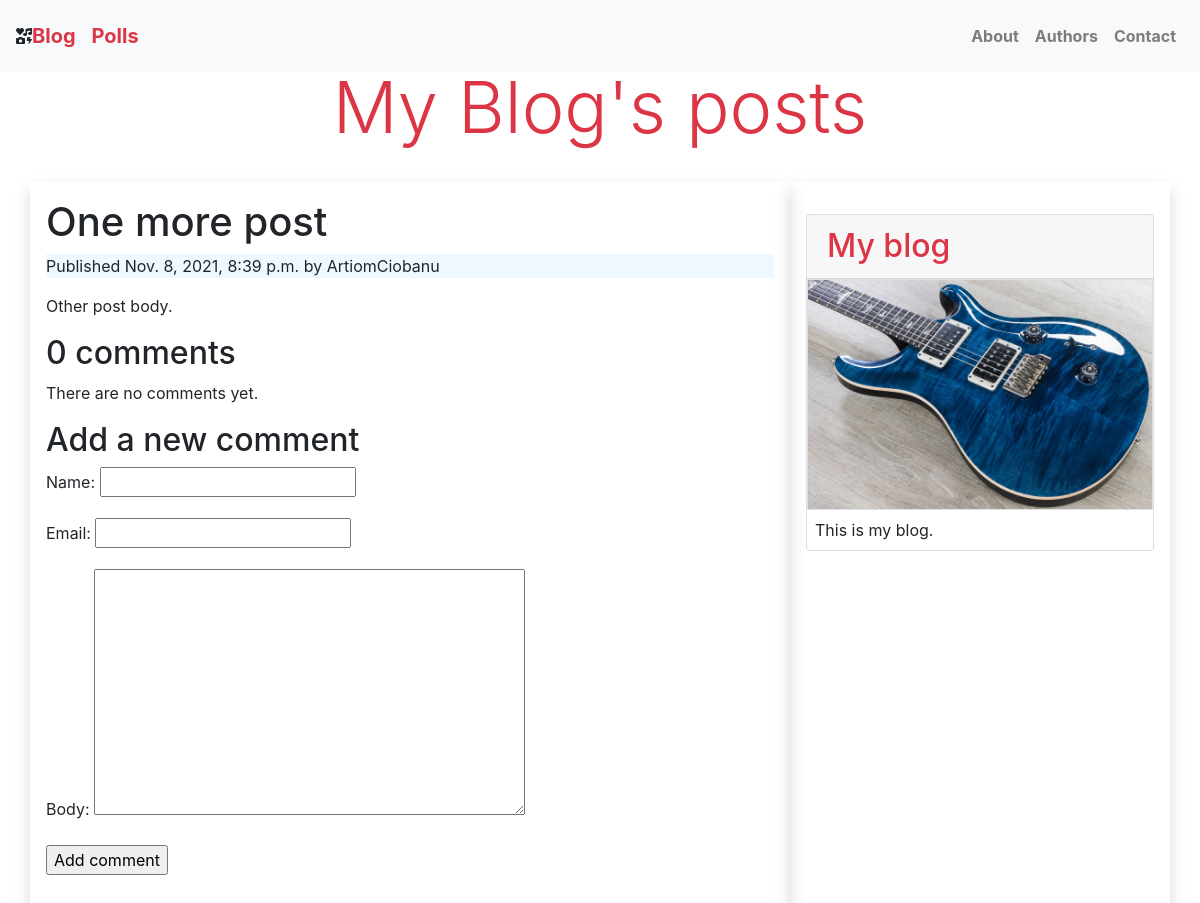
The app's page /blog/2021/11/8/one-more-post/ with its own data.
### blog/models.py (models this page shows, shortened)
class Post(models.Model):
    STATUS_CHOICES = (
        ('draft', 'Draft'),
        ('published', 'Published'),
    )
    title = models.CharField(max_length=250)
    slug = models.SlugField(max_length=250, unique_for_date='publish')
    author = models.ForeignKey(User, on_delete=models.CASCADE, related_name='blog_posts')
    body = models.TextField()
    publish = models.DateTimeField(default=timezone.now)
    created = models.DateTimeField(auto_now_add=True)
    updated = models.DateTimeField(auto_now=True)
    status = models.CharField(max_length=10, choices=STATUS_CHOICES, default='draft')

### blog/views.py (the view)
# urls.py: path('<int:year>/<int:month>/<int:day>/<slug:post>/', views.post_detail, name='post_detail'),
def post_detail(request, year, month, day, post):
    post = get_object_or_404(Post, slug=post, publish__year=year, publish__month=month, publish__day=day)
    comments = post.comments.filter(active=True)
    new_comment = None
    if request.method == 'POST':
        comment_form = CommentForm(data=request.POST)
        if comment_form.is_valid():
            new_comment = comment_form.save(commit=False)
            new_comment.post = post
            new_comment.save()
    else:
        comment_form = CommentForm()
    return render(request, 'blog/post/detail.html',
                  {
                      'post': post,
                      'comments': comments,
                      'new_comment': new_comment,
                      'comment_form': comment_form
                  })

### blog/forms.py
class CommentForm(forms.ModelForm):
    class Meta:
        model = Comment
        fields = ('name', 'email', 'body')

### blog/templates/blog/post/detail.html (shortened to what this page needs)
{% extends "../base.html" %}
{% block content %}
    <h1>{{ post.title }}</h1>
    <p class="publish-date">Published {{ post.publish }} by {{ post.author }}</p>
    {{ post.body | linebreaks }}
    {% with comments.count as total_comments %}
        <h2>{{ total_comments }} comment{{ total_comments|pluralize }}</h2>
    {% endwith %}
    {% for comment in comments %}
        <div class="comment"><p class="info"> Comment {{ forloop.counter }}
            by {{ comment.name }} {{ comment.created }} </p> {{ comment.body|linebreaks }} </div> {% empty %}
        <p>There are no comments yet.</p>
    {% endfor %}
    {% if new_comment %}
        <h2>Your comment has been added.</h2>
    {% else %}
        <h2>Add a new comment</h2>
        <form action="." method="post"> {{ comment_form.as_p }} {% csrf_token %} <p>
            <input type="submit" value="Add comment"></p>
        </form>
    {% endif %}
{% endblock %}

### blog/static/css/blogStyle.css (style rules this page uses)
.publish-date { background-color: aliceblue; }

### records on screen
Post: title "One more post", publish "Nov. 8, 2021, 8:39 p.m.", author "ArtiomCiobanu", body "Other post body."

### other values on screen
{{ total_comments }} "0"
